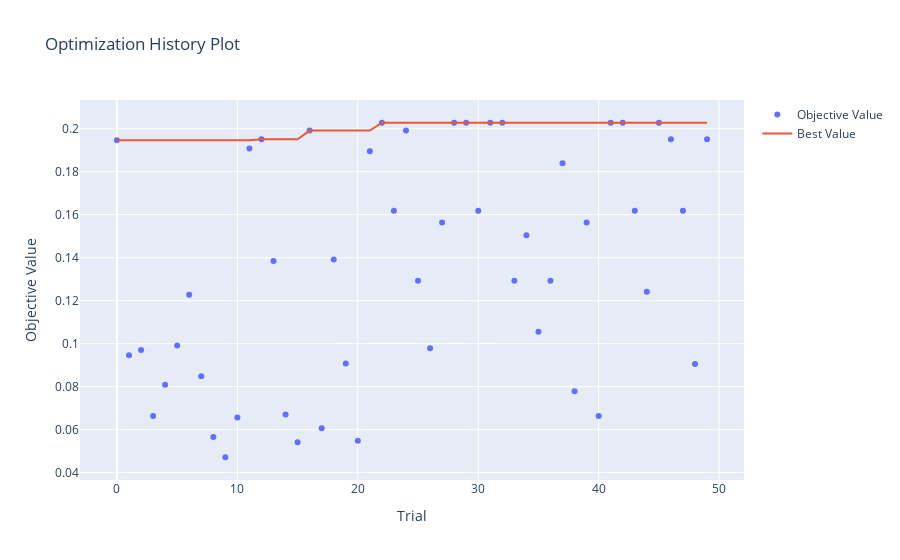

Notebook code for this chart:
### Code cell
print(study_sob.best_params)
optuna.visualization.plot_optimization_history(study_sob)
